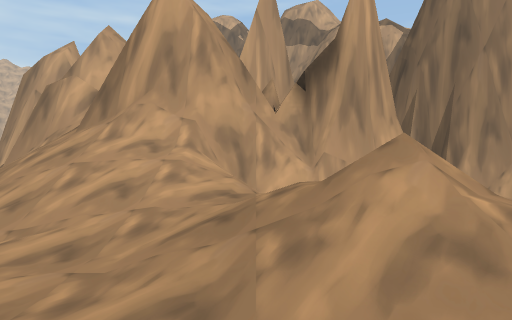
View 1 (above)

18 first-person views from a walk through a 3-D level made in the Unity game engine. The camera is 1.3 m above the floor, looks level and sees 70° across. The floor is counted in squares, 2 m on a side. Each view is taken from the middle of a square. On the plan, view 1 faces up. The plan holds only what a view shows up to about 11 squares ahead; the rest is blank. The place goes on beyond the plan. The player is left out. Some animated figures are left out. Some surface patterns are stand-ins.

View 2
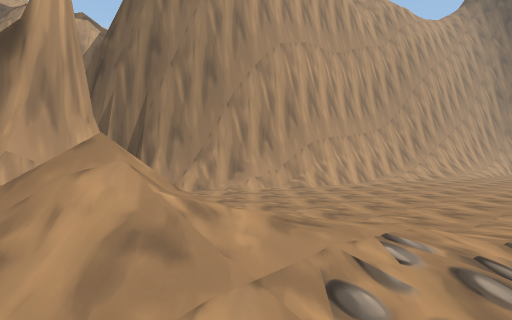

View 3
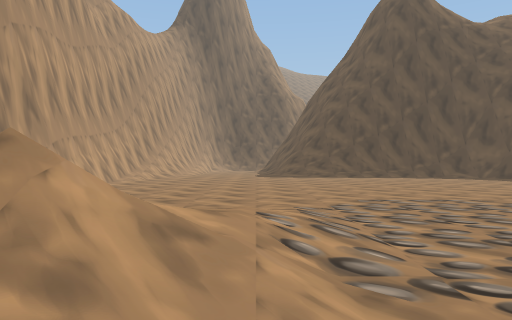

View 4
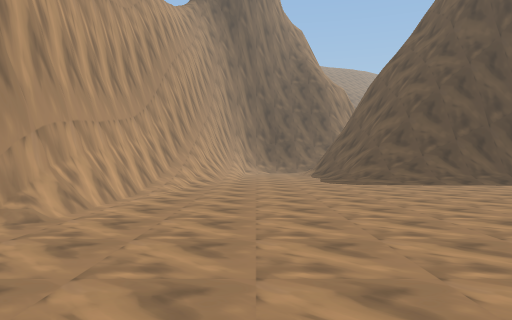

View 5
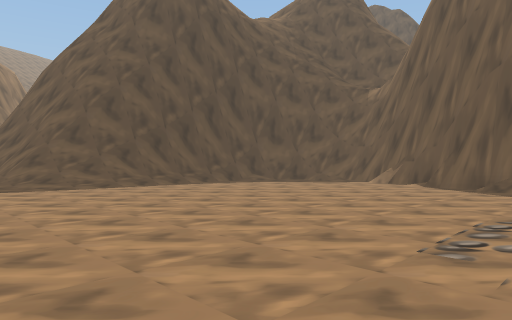

View 6
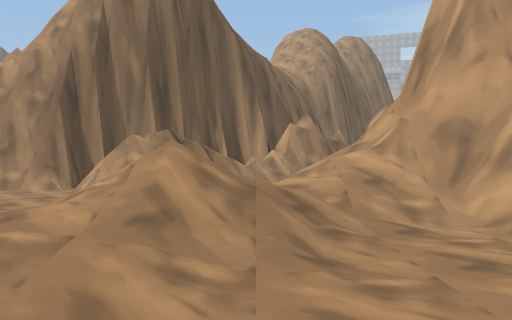

View 7
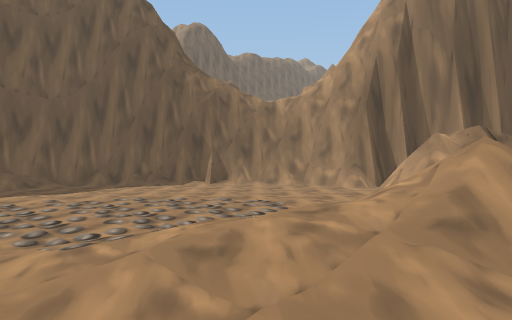

View 8
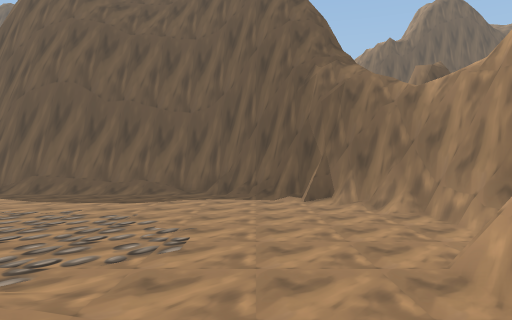

View 9
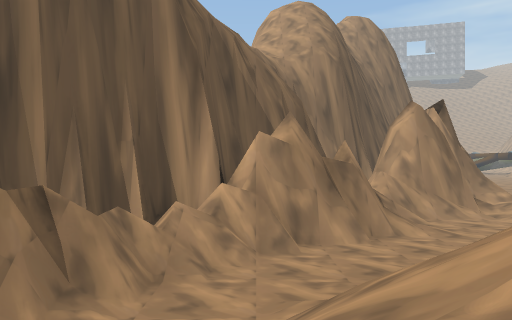

View 10
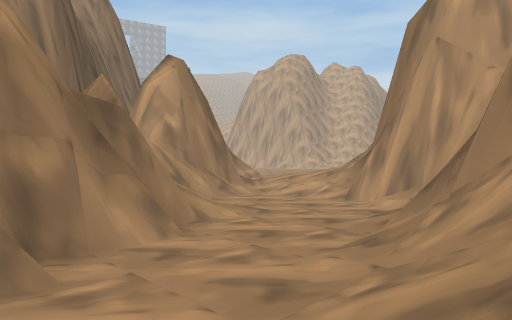

View 11
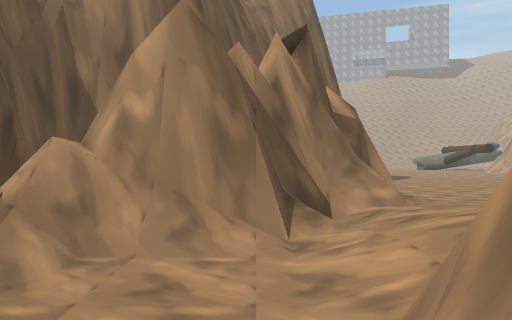

View 12
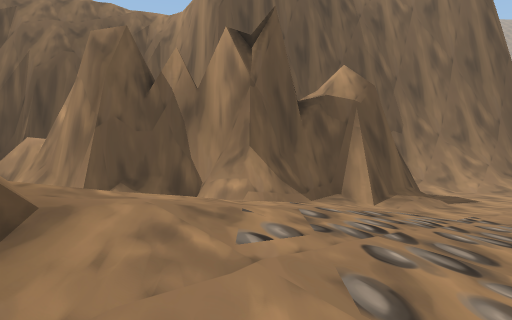

View 13
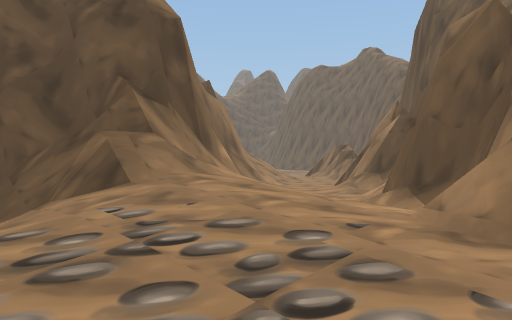

View 14
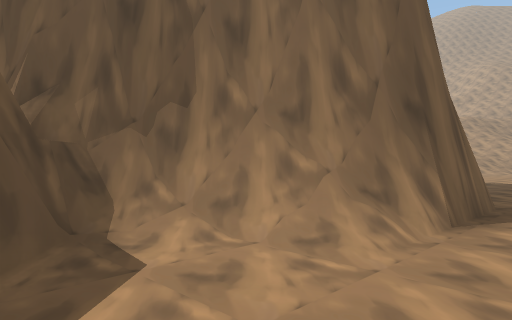

View 15
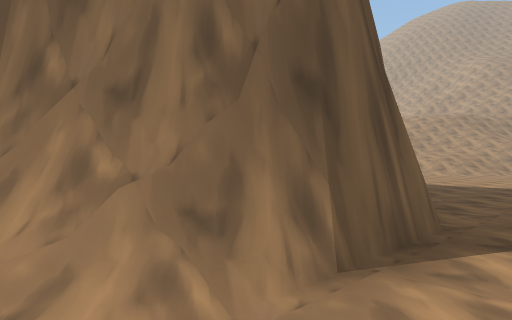

View 16
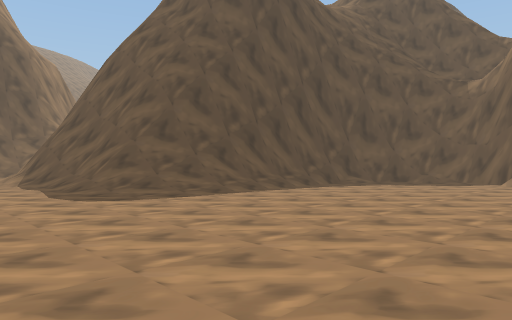

View 17
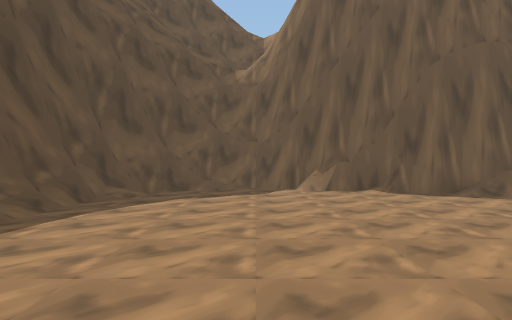

View 18
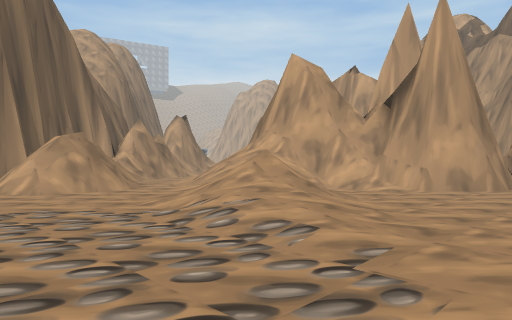

### Floor plan
Key: @ floor where view 1 was taken; # wall or solid block; . main floor; : floor 0.5 m higher than the main floor; + floor 0.75 m higher than the main floor; / step, stairs or slope; = window, fence, low wall or low ledge.
Columns run from 28 left of view 1 to 15 right of it. Each row starts with its distance up from view 1.
 14          ............
 13     .....//.......::/##
 12 ....... ###/.....:++/##
 11 .....     ########++/##
 10  ..             ##///###
  9                  ##.../#
  8                   #=...##
  7                   #=...####  #######
  6                   ###..///#####...#########
  5                    ###..///#/..........///#
  4                     ##=..////............./
  3                      #=...//+/.............
  2                      ####...//:.............
  1                        ###.../:.............
  0                        ###..@............../
 -1                        #................../#
 -2                        ##................/##
 -3                         #................/#
 -4                         #................/#
 -5                         ###..............##
 -6                           ##.............#
 -7                            #########..../#
 -8                                    ##../##
 -9                                     #####

Positions as (right, up) in squares from view 1, and headings:
1: (0, 0), facing up
2: (0, 0), facing up-right
3: (-1, 1), facing right
4: (3, 3), facing right
5: (4, 2), facing down-right
6: (4, 3), facing left
7: (4, 3), facing down-left
8: (-1, 3), facing down
9: (-1, 4), facing left
10: (-4, 4), facing up-left
11: (-6, 9), facing left
12: (-8, 14), facing down-left
13: (-12, 14), facing down-right
14: (-14, 14), facing down-left
15: (-16, 14), facing down-left
16: (7, 3), facing down-right
17: (10, 0), facing down
18: (5, -2), facing up-left
